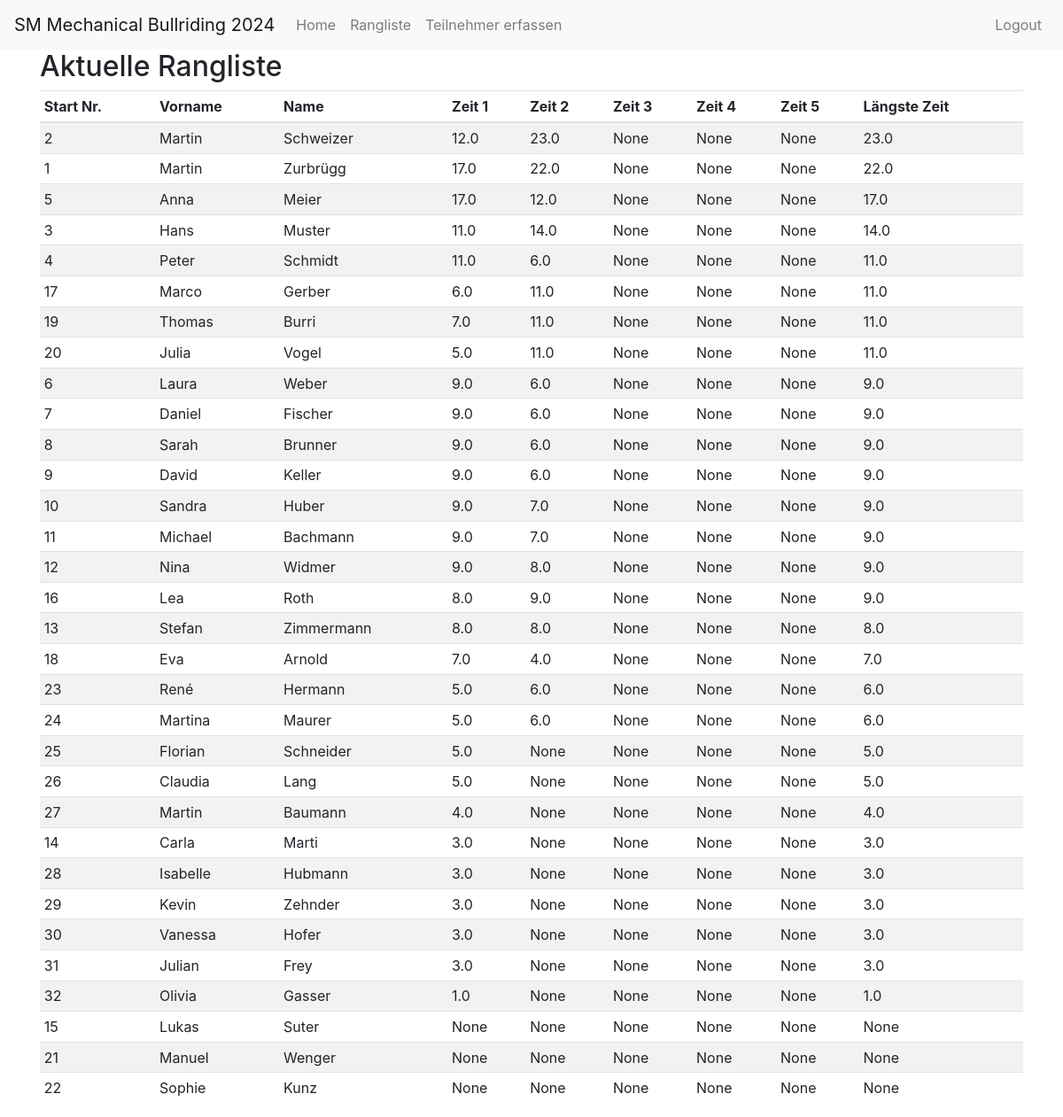
Page /ranking (signed in) on the committed database.
### app/models.py (models this page shows)
class Participant(db.Model):
    id = db.Column(db.Integer, primary_key=True)
    active = db.Column(db.Boolean, default=False)
    start_nr = db.Column(db.Integer, nullable=True, unique=True)
    first_name = db.Column(db.String(64), nullable=False)
    last_name = db.Column(db.String(64), nullable=False)
    address = db.Column(db.String(128), nullable=False)
    postal_code = db.Column(db.String(10), nullable=False)
    city = db.Column(db.String(64), nullable=False)
    email = db.Column(db.String(120), nullable=True)
    phone = db.Column(db.String(20), nullable=True)
    time1 = db.Column(db.Float, nullable=True)
    time2 = db.Column(db.Float, nullable=True)
    time3 = db.Column(db.Float, nullable=True)
    time4 = db.Column(db.Float, nullable=True)
    time5 = db.Column(db.Float, nullable=True)
    time6 = db.Column(db.Float, nullable=True)
    round1_passed = db.Column(db.Boolean, default=False)
    round2_passed = db.Column(db.Boolean, default=False)
    round3_passed = db.Column(db.Boolean, default=False)
    round4_passed = db.Column(db.Boolean, default=False)
    round5_passed = db.Column(db.Boolean, default=False)
    @property
    def longest_time(self):
        times = [t for t in [self.time1, self.time2, self.time3, self.time4, self.time5] if t is not None]
        return max(times) if times else None

### app/routes.py (the view)
@bp.route('/ranking')
@login_required
def ranking():
    participants = Participant.query.all() if current_user.is_authenticated else []
    rankings = sorted(participants, key=lambda p: p.longest_time if p.longest_time is not None else 0, reverse=True)
    return render_template('ranking.html', title='Rangliste', rankings=rankings)

### app/models.py (called while the page is built)
@login.user_loader
def load_user(id):
    return User.query.get(int(id))

### app/templates/ranking.html
{% extends "base.html" %}
{% block content %}
  {% if current_user.is_authenticated %}
    <h2>Aktuelle Rangliste</h2>
    <table class="table table-striped table-sm">
      <thead>
        <tr>
          <th>Start Nr.</th>
          <th>Vorname</th>
          <th>Name</th>
          <th>Zeit 1</th>
          <th>Zeit 2</th>
          <th>Zeit 3</th>
          <th>Zeit 4</th>
          <th>Zeit 5</th>
          <th>Längste Zeit</th>
        </tr>
      </thead>
      <tbody>
        {% for ranking in rankings %}
          <tr>
            <td>{{ ranking.start_nr }}</td>
            <td>{{ ranking.first_name }}</td>
            <td>{{ ranking.last_name }}</td>
            <td>{{ ranking.time1 }}</td>
            <td>{{ ranking.time2 }}</td>
            <td>{{ ranking.time3 }}</td>
            <td>{{ ranking.time4 }}</td>
            <td>{{ ranking.time5 }}</td>
            <td>{{ ranking.longest_time }}</td>
          </tr>
        {% endfor %}
      </tbody>
    </table>
  {% else %}
    <p>Please Login!</p>
  {% endif %}
{% endblock %}

### rows in the picture
Participant: start_nr "2", first_name "Martin", last_name "Schweizer", time1 "12.0", time2 "23.0", time3 "None", time4 "None", time5 "None", longest_time "23.0"
Participant: start_nr "1", first_name "Martin", last_name "Zurbrügg", time1 "17.0", time2 "22.0", time3 "None", time4 "None", time5 "None", longest_time "22.0"
Participant: start_nr "5", first_name "Anna", last_name "Meier", time1 "17.0", time2 "12.0", time3 "None", time4 "None", time5 "None", longest_time "17.0"
Participant: start_nr "3", first_name "Hans", last_name "Muster", time1 "11.0", time2 "14.0", time3 "None", time4 "None", time5 "None", longest_time "14.0"
Participant: start_nr "4", first_name "Peter", last_name "Schmidt", time1 "11.0", time2 "6.0", time3 "None", time4 "None", time5 "None", longest_time "11.0"
Participant: start_nr "17", first_name "Marco", last_name "Gerber", time1 "6.0", time2 "11.0", time3 "None", time4 "None", time5 "None", longest_time "11.0"
Participant: start_nr "19", first_name "Thomas", last_name "Burri", time1 "7.0", time2 "11.0", time3 "None", time4 "None", time5 "None", longest_time "11.0"
Participant: start_nr "20", first_name "Julia", last_name "Vogel", time1 "5.0", time2 "11.0", time3 "None", time4 "None", time5 "None", longest_time "11.0"
Participant: start_nr "6", first_name "Laura", last_name "Weber", time1 "9.0", time2 "6.0", time3 "None", time4 "None", time5 "None", longest_time "9.0"
Participant: start_nr "7", first_name "Daniel", last_name "Fischer", time1 "9.0", time2 "6.0", time3 "None", time4 "None", time5 "None", longest_time "9.0"
Participant: start_nr "8", first_name "Sarah", last_name "Brunner", time1 "9.0", time2 "6.0", time3 "None", time4 "None", time5 "None", longest_time "9.0"
Participant: start_nr "9", first_name "David", last_name "Keller", time1 "9.0", time2 "6.0", time3 "None", time4 "None", time5 "None", longest_time "9.0"
Participant: start_nr "10", first_name "Sandra", last_name "Huber", time1 "9.0", time2 "7.0", time3 "None", time4 "None", time5 "None", longest_time "9.0"
Participant: start_nr "11", first_name "Michael", last_name "Bachmann", time1 "9.0", time2 "7.0", time3 "None", time4 "None", time5 "None", longest_time "9.0"
Participant: start_nr "12", first_name "Nina", last_name "Widmer", time1 "9.0", time2 "8.0", time3 "None", time4 "None", time5 "None", longest_time "9.0"
Participant: start_nr "16", first_name "Lea", last_name "Roth", time1 "8.0", time2 "9.0", time3 "None", time4 "None", time5 "None", longest_time "9.0"
Participant: start_nr "13", first_name "Stefan", last_name "Zimmermann", time1 "8.0", time2 "8.0", time3 "None", time4 "None", time5 "None", longest_time "8.0"
Participant: start_nr "18", first_name "Eva", last_name "Arnold", time1 "7.0", time2 "4.0", time3 "None", time4 "None", time5 "None", longest_time "7.0"
Participant: start_nr "23", first_name "René", last_name "Hermann", time1 "5.0", time2 "6.0", time3 "None", time4 "None", time5 "None", longest_time "6.0"
Participant: start_nr "24", first_name "Martina", last_name "Maurer", time1 "5.0", time2 "6.0", time3 "None", time4 "None", time5 "None", longest_time "6.0"
Participant: start_nr "25", first_name "Florian", last_name "Schneider", time1 "5.0", time2 "None", time3 "None", time4 "None", time5 "None", longest_time "5.0"
Participant: start_nr "26", first_name "Claudia", last_name "Lang", time1 "5.0", time2 "None", time3 "None", time4 "None", time5 "None", longest_time "5.0"
Participant: start_nr "27", first_name "Martin", last_name "Baumann", time1 "4.0", time2 "None", time3 "None", time4 "None", time5 "None", longest_time "4.0"
Participant: start_nr "14", first_name "Carla", last_name "Marti", time1 "3.0", time2 "None", time3 "None", time4 "None", time5 "None", longest_time "3.0"
Participant: start_nr "28", first_name "Isabelle", last_name "Hubmann", time1 "3.0", time2 "None", time3 "None", time4 "None", time5 "None", longest_time "3.0"
Participant: start_nr "29", first_name "Kevin", last_name "Zehnder", time1 "3.0", time2 "None", time3 "None", time4 "None", time5 "None", longest_time "3.0"
Participant: start_nr "30", first_name "Vanessa", last_name "Hofer", time1 "3.0", time2 "None", time3 "None", time4 "None", time5 "None", longest_time "3.0"
Participant: start_nr "31", first_name "Julian", last_name "Frey", time1 "3.0", time2 "None", time3 "None", time4 "None", time5 "None", longest_time "3.0"
Participant: start_nr "32", first_name "Olivia", last_name "Gasser", time1 "1.0", time2 "None", time3 "None", time4 "None", time5 "None", longest_time "1.0"
Participant: start_nr "15", first_name "Lukas", last_name "Suter", time1 "None", time2 "None", time3 "None", time4 "None", time5 "None", longest_time "None"
Participant: start_nr "21", first_name "Manuel", last_name "Wenger", time1 "None", time2 "None", time3 "None", time4 "None", time5 "None", longest_time "None"
Participant: start_nr "22", first_name "Sophie", last_name "Kunz", time1 "None", time2 "None", time3 "None", time4 "None", time5 "None", longest_time "None"
